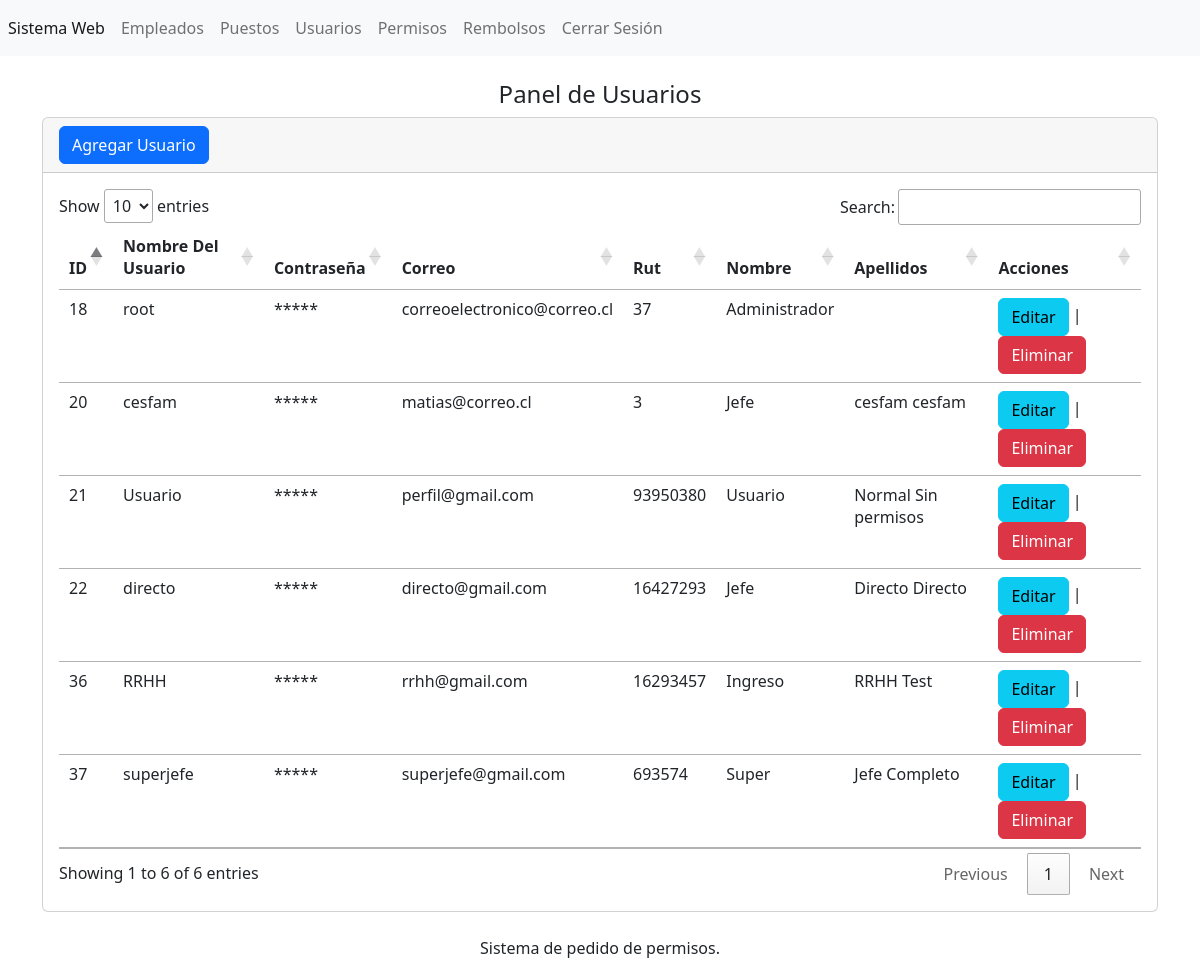
Before: /secciones/usuarios/index.php (signed in) with the older database file.
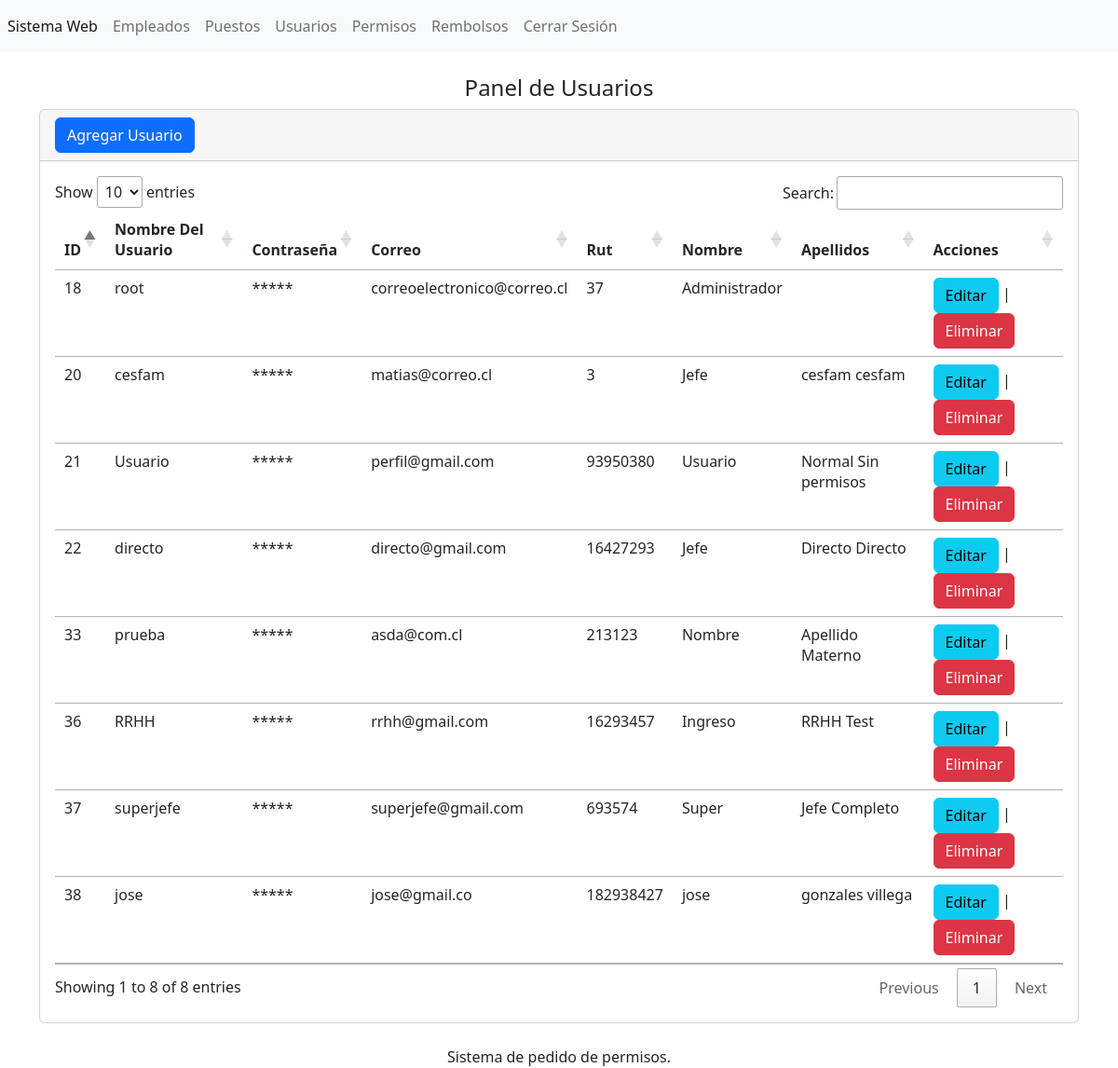
After: the same page with the newer database file.
### tables this page shows
CREATE TABLE `tbl_usuarios` (
  `id` int(11) NOT NULL,
  `usuario` varchar(255) NOT NULL,
  `password` varchar(255) NOT NULL,
  `correo` varchar(255) NOT NULL,
  `rut` int(11) NOT NULL,
  `dv` varchar(1) NOT NULL,
  `nombre` varchar(255) NOT NULL,
  `apellido_pat` varchar(255) NOT NULL,
  `apellido_mat` varchar(255) NOT NULL,
  `tipousuario` int(11) NOT NULL
);

### secciones/usuarios/index.php (the view, shortened to what this page needs)
<?php
include ("../../bd.php");
$sentencia=$conexion->prepare("select * from tbl_usuarios");
$sentencia->execute();
$lista_tbl_usuarios=$sentencia->fetchALL(PDO::FETCH_ASSOC);
?>
<?php
switch($_SESSION['tipousuario']){
case 4:
include("../../templates/admin/header.php");
break;
}
?>
<br>
<center><h4>Panel de Usuarios</h4></center>
<div class="card">
    <div class="card-header">
    <a name="" id="" class="btn btn-primary" href="crear.php" role="button">Agregar Usuario</a>    </div>
    <div class="card-body">
<div class="table-responsive-sm">
    <table class="table" id="tabla_id">
        <thead>
            <tr>
                <th scope="col">ID</th>
                <th scope="col">Nombre Del Usuario</th>
                <th scope="col">Contraseña</th>
                <th scope="col">Correo</th>
                <th scope="col">Rut </th>
                <th scope="col">Nombre </th>
                <th scope="col">Apellidos </th>
                <th scope="col">Acciones</th>
            </tr>
        </thead>
        <tbody>
            <?php foreach ($lista_tbl_usuarios as $registro) {?>
            <tr class="">
                <td scope="row"><?php echo $registro['id']; ?></td>
                <td><?php echo $registro['usuario']; ?></td>
                <td>*****</td>
                <td><?php echo $registro['correo']; ?></td>
                <td><?php echo $registro['rut']; ?> </td>
                <td><?php echo $registro['nombre']; ?> </td>
                <td><?php echo $registro['apellido_pat']; echo " "; echo $registro['apellido_mat']; ?> </td>
                <td>
                <a class="btn btn-info" href="editar.php?txtID=<?php echo$registro['id'] ?>" role="button">Editar </a>
                <span>|
                <a class="btn btn-danger" href="javascript:borrar(<?php echo$registro['id'] ?>);" role="button">Eliminar </a>
                </td>
            </tr>
            <?php } ?>
        </tbody>
    </table>
</div>
    </div>
</div>
<?php include("../../templates/footer.php"); ?>

Changed rows visible on the page:
added tbl_usuarios: id "33", usuario "prueba", correo "asda@com.cl", rut "213123", nombre "Nombre", apellido_pat "Apellido", apellido_mat "Materno"
added tbl_usuarios: id "38", usuario "jose", correo "jose@gmail.co", rut "182938427", nombre "jose", apellido_pat "gonzales", apellido_mat "villega"
Other visible differences:
text written by a page script: "Show entries Search: Showing 1 to 6 of 6 entries Previous 1 Next" → "Show entries Search: Showing 1 to 8 of 8 entries Previous 1 Next"
